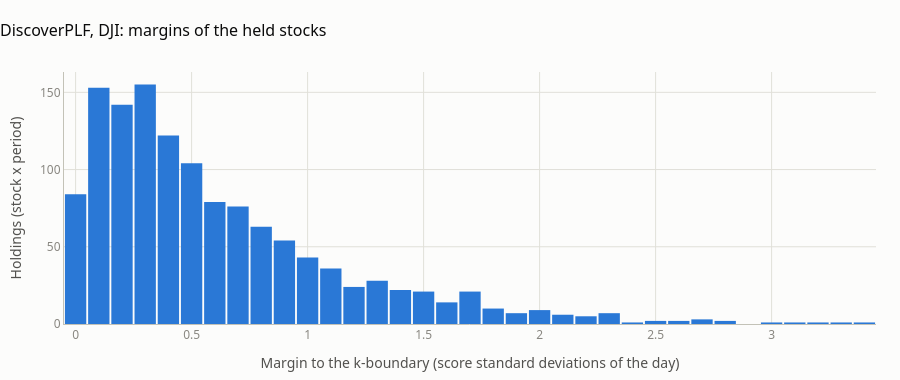

The notebook cell saved with this chart:
### Markdown cell above
## 3. How fragile are the choices? Margins to the k-boundary

For every held stock and week: how much its score could fall before another stock overtakes it, in standard deviations of that day's scores (`margin_z`). A small margin means a small change in the prediction (another seed, a little noise in the data) would change the portfolio. The table gives the median margin and the share of holdings within 0.1 standard deviations of dropping out.

### Code cell
margin_rows = []
for (model, universe, seed), (_, _, h) in loaded.items():
    m = h.loc[h["held"], "margin_z"]
    margin_rows.append({"model": model, "universe": universe, "seed": seed, "holdings": len(m), "median margin": m.median(),
                        "share below 0.1": (m < 0.1).mean(), "share below 0.25": (m < 0.25).mean()})
margins = pd.DataFrame(margin_rows)
display(margins.style.format({"median margin": "{:.3f}", "share below 0.1": "{:.0%}", "share below 0.25": "{:.0%}"}))
model, universe, seed = next(iter(loaded))
viz.margin_histogram(loaded[(model, universe, seed)][2], f"{model}, {UNIVERSE_NAMES[universe]}: margins of the held stocks").show()

### Figure 1 — Plotly figure (JSON) as saved in the notebook; plotly's stock layout.template omitted (floating-point values rounded to 4 significant figures; data arrays with more than 128 entries replaced by an {"elided": "..."} marker saying what was removed)
{"data": [{"hovertemplate": "margin %{x}<br>%{y} holdings<extra></extra>", "marker": {"color": "#2a78d6", "line": {"width": 0}}, "name": "held stocks", "nbinsx": 40, "type": "histogram", "x": {"elided": "1300 float values"}}], "layout": {"bargap": 0.08, "font": {"color": "#52514e", "family": "system-ui, -apple-system, \"Segoe UI\", sans-serif", "size": 12}, "height": 380, "hoverlabel": {"font": {"family": "system-ui, -apple-system, \"Segoe UI\", sans-serif"}}, "legend": {"font": {"color": "#52514e"}, "orientation": "h", "x": 1, "xanchor": "right", "y": 1.02, "yanchor": "bottom"}, "margin": {"b": 48, "l": 64, "r": 24, "t": 72}, "paper_bgcolor": "#fcfcfb", "plot_bgcolor": "#fcfcfb", "title": {"font": {"color": "#0b0b0b", "size": 16}, "text": "DiscoverPLF, DJI: margins of the held stocks", "x": 0, "xanchor": "left"}, "xaxis": {"gridcolor": "#e1e0d9", "linecolor": "#c3c2b7", "showline": true, "tickfont": {"color": "#898781"}, "title": {"font": {"color": "#52514e"}, "text": "Margin to the k-boundary (score standard deviations of the day)"}, "zeroline": false}, "yaxis": {"gridcolor": "#e1e0d9", "linecolor": "#c3c2b7", "tickfont": {"color": "#898781"}, "title": {"font": {"color": "#52514e"}, "text": "Holdings (stock x period)"}, "zeroline": false}}}
